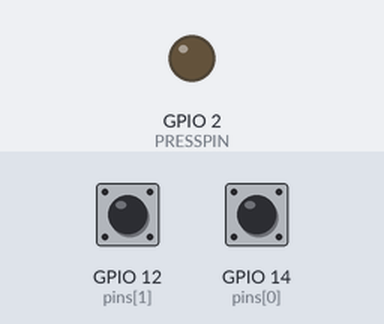
The sketch below on a simulated ESP8266 (NodeMCU). On the bench: output pins drawn as LEDs (lit = HIGH). Inputs (shaded band) come from the test bench; at power-on: GPIO 12 (pins[1]) HIGH, GPIO 14 (pins[0]) HIGH. WiFi joins after 1.5 s; servers stay silent unless stated; uploads are accepted with an empty reply; pins used as bus, display or sensor lines are not drawn; what the sketch prints to the serial monitor is not drawn.

Above: at 2.7 s.
2.8 s: GPIO 12 (pins[1]) pulled LOW for 0.15 s
At 3.6 s:
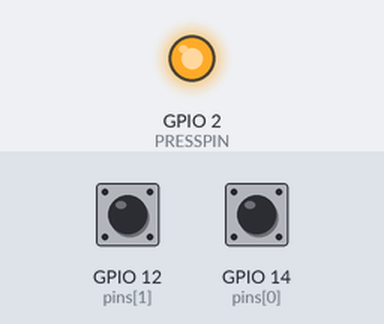
5.5 s: GPIO 12 (pins[1]) pulled LOW for 3.2 s
At 9.4 s:
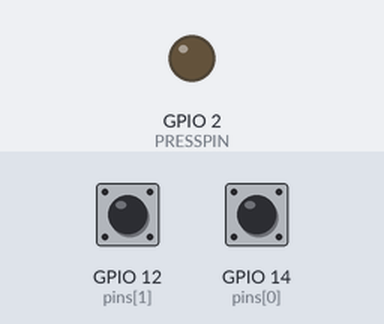
10.2 s: GPIO 14 (pins[0]) pulled LOW for 3.2 s
At 11.6 s:
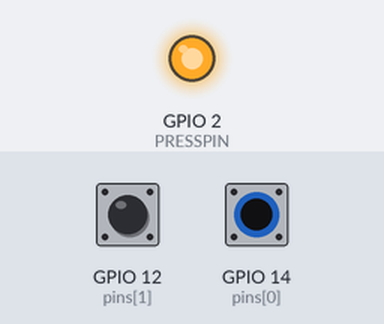
Timing chart, 0 to 14.9 s (numbered marks = the images above; inputs shaded):
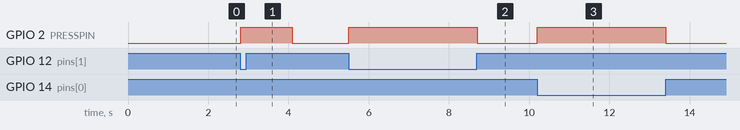

The sketch:

ESP8266_xScheduleButtonsDemo.ino
```cpp
#include <ESP8266WiFi.h>
#include <configure.h>

const char* ssid     = "WiFi SSID";
const char* password = "WiFi Pawword";
const char* host = SERVER_IP;
short pressed[100]; // an array keeping state of the buttons between loops
short buttons; // number of buttons
int Processed = 0; //for debugging

void setup(){
// Prepare to send debug messages
#ifdef DEBUG
  Serial.begin(SERIALRATE); delay(10);
#endif

  // work out the number of buttons
  buttons = BUTTONS;
  if (buttons > sizeof(pressed) / sizeof(short))
  {
    buttons = sizeof(pressed) / sizeof(short);
#ifdef DEBUG
    Serial.print("Buttons limited to ");
    Serial.println(buttons);
#endif
  }

  // setup the power pin
  pinMode(POWERPIN, OUTPUT);
  digitalWrite(POWERPIN, HIGH);

  // set up the button pressed pin
  pinMode(PRESSPIN, OUTPUT);

  // setup our input pins
  for (int i = 0; i < buttons; i++)
  {
    pinMode(pins[i], INPUT_PULLUP);
    pressed[i] = LOW;
  }


  // We start by connecting to a WiFi network
#ifdef DEBUG
  Serial.println();
  Serial.println();
  Serial.print("Connecting to ");
  Serial.println(ssid);
#endif

  WiFi.config(IPAddress(192, 168, 100, 74), IPAddress(192, 168, 100, 10), IPAddress(192, 168, 100, 10));
  WiFi.begin(ssid, password);

  while (WiFi.status() != WL_CONNECTED) {
    delay(500);
    Serial.print(".");
  }

#ifdef DEBUG
  Serial.println("");
  Serial.println("WiFi connected");
  Serial.println("IP address: ");
  Serial.println(WiFi.localIP());
#endif
}


void loop() {

  //Serial.println(digitalRead(12));
  bool ispressed = false; // keep track if any button press so the press indicator LED can be turned on

  // check each button
  for (int i = 0; i < BUTTONS; i++)
  {
    // read it
    short v = digitalRead(pins[i]);

    // if it is pressed immediately light the led
    if (v == LOW)
    {
      digitalWrite(PRESSPIN, HIGH);
      ispressed = true;
    }

    // if the button has changed state
    if (pressed[i] != v)
    {
#ifdef DEBUG
      Serial.print("Pin changed state: ");
      Serial.print(pins[i]);
      Serial.print(" : ");
      Serial.println(v);
#endif
      if (v == LOW)
      {
        // button is newly pressed
        if (pins[i] == 12) { //Process GPIO 12
          SendData("/xScheduleCommand?Command=PressButton&Parameters=Next"); //xScheduler button is named Next
        }
        if (pins[i] == 14) { //Process GOIO 14
          SendData ("/xScheduleCommand?Command=PressButton&Parameters=Back");  //xScheduler button is named Back
        }
      }
      pressed[i] = v;
    }
  }

  // if no button is pressed clear the pressed LED
  if (!ispressed)
  {
    digitalWrite(PRESSPIN, LOW);
  }

  // a small delay helps deal with key bounce
  delay(10);

}


void SendData (String urlrequest) {

  // Use WiFiClient class to create TCP connections
  WiFiClient client;
  String weburl = urlrequest;
  const int httpPort = WEBPORT;

#ifdef DEBUG
  Serial.println(host + httpPort );
  Serial.print("connecting to ");
  Serial.println(host);
  Serial.print("Requesting URL: ");
  Serial.println(weburl);
#endif

  if (!client.connect(host, httpPort)) {
    Serial.println("connection failed");
    return;
  }

  // This will send the request to the server
  client.print(String("GET ") + weburl + " HTTP/1.1\r\n" + "Host: " + host + "\r\n" + "Connection: close\r\n\r\n");
  delay(10);

  // Read all the lines of the reply from server and print them to Serial
  //json response if no failures:
  //{"result":"ok","reference":"","command":"PressButton"}
  while (client.available()) {
    String line = client.readStringUntil('\r');
    Serial.print(line);
    int hsdev = line.indexOf('ok');
    if (hsdev > -1) {
      Processed = 1;
#ifdef DEBUG
      Serial.println("");
      Serial.println("Correct response received");
      Serial.println("");
      Serial.println("Button press sucessfully sent");
#endif
    } else {
      Processed = 0;
#ifdef DEBUG
      Serial.println("");
      Serial.println("Button was not sucessful");
#endif
    }
  }

#ifdef DEBUG
  Serial.println();
  Serial.println("closing connection");
#endif

}
```

Configure.h
```cpp
// un-comment out this line if you want to see debug messages over the serial connection
//#define DEBUG 1

// The serial speed used for debugging messages
#define SERIALRATE 115200

// This pin will be held high when the program is running ... you can connect an LED through a 330 Ohm resistor to show the power is on
#define POWERPIN 13

// This pin will be held high when any button is pressed ... you can connect an LED to provide button press feedback to the user
#define PRESSPIN 2

// This is the IP address of the machine running xSchedule
#define SERVER_IP "192.168.100.10"

// This is the xSchedule port
#define WEBPORT 81

// This is the number of buttons connected
#define BUTTONS 2

// Define the pins to use ... each pin maps to a button named ArduinoButton_n where n is the one based index in the table below
// This must be at least as large as the number of buttons above. Excess pins are ignored
short pins[] = {14, 12, 16, 5, 4, 27, 28, 29, 30, 31, 32, 33, 34, 35, 36, 37, 38, 39, 40, 41};

// NOTE: When wiring up the buttons the buttons should short the pin to ground when pressed. When not pressed the pin should be free floating
```

Measured:
- after the input at 2.8 s, GPIO 2 (PRESSPIN): LOW → HIGH at once, → LOW 1.3 s later
- after the input at 5.5 s, GPIO 2 (PRESSPIN): LOW → HIGH at once, → LOW 3.2 s later
- after the input at 10.2 s, GPIO 2 (PRESSPIN): LOW → HIGH at once, → LOW 3.2 s later
